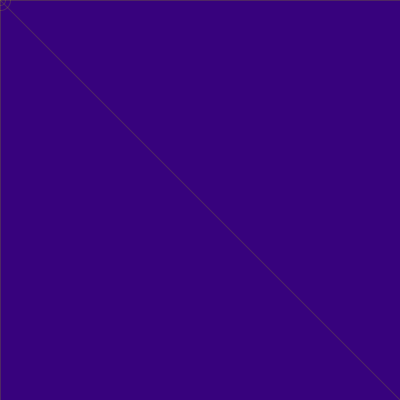
Frame 1 (no input)
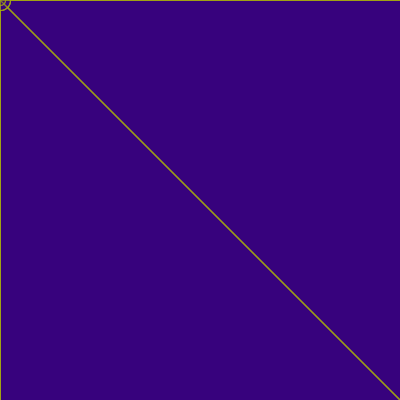
Frame 60 (the mouse pressed at the canvas centre just before this capture)
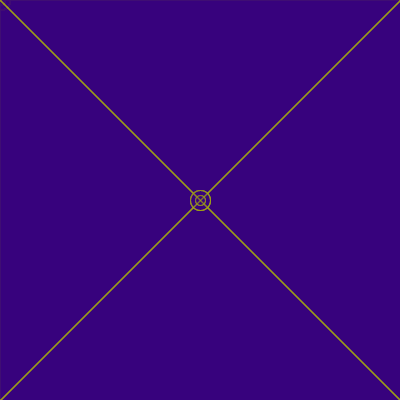
Frame 120 (the mouse held since frame 60 and released just before this capture)

The Processing sketch that drew these frames (run headless with seeded random() and noise(); from frame 60 on, the mouse is pressed at the canvas centre):

// Processing sketch: processing_55943
// ── processing_55943.pde

void setup () {
size (400,400);
background (55,2,125);
noCursor();
}
  
void draw() {
  
  noStroke();
  fill(55,2,125,10);
  rect(0,0,width,height);

  
stroke (180,190,0,50);
line (mouseX,mouseY,width, height);
line (mouseX,mouseY,0, 0);
line (mouseX,mouseY,width, 0);
line (mouseX,mouseY,0, height);
ellipse(mouseX, mouseY, 10 ,10);
ellipse(mouseX, mouseY, 20 ,20);

}
